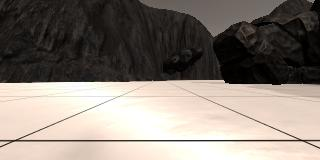
#> input picture calibration_images/example_grid1.jpg, 320 x 160 px
$ jupyter execute --allow-errors Rover_Project_Test_Notebook.ipynb   (shell and % lines are left out)   (older library calls are emulated)
#> lines starting #> are read from the running program, lines starting #| are printed output that depends on the picture; after the words box and inside, x2 and y2 are one past the last pixel; in counts of white or black regions, pixels touching at a corner belong together
## Rover Project Test Notebook
This notebook contains the functions from the lesson and provides the scaffolding you need to test out your mapping methods.  The steps you need to complete in this notebook for the project are the following:

* First just run each of the cells in the notebook, examine the code and the results of each.
* Run the simulator in "Training Mode" and record some data. Note: the simulator may crash if you try to record a large (longer than a few minutes) dataset, but you don't need a ton of data, just some example images to work with.
* Change the data directory path (2 cells below) to be the directory where you saved data
* Test out the functions provided on your data
* Write new functions (or modify existing ones) to report and map out detections of obstacles and rock samples (yellow rocks)
* Populate the `process_image()` function with the appropriate steps/functions to go from a raw image to a worldmap.
* Run the cell that calls `process_image()` using `moviepy` functions to create video output
* Once you have mapping working, move on to modifying `perception.py` and `decision.py` to allow your rover to navigate and map in autonomous mode!

**Note: If, at any point, you encounter frozen display windows or other confounding issues, you can always start again with a clean slate by going to the "Kernel" menu above and selecting "Restart & Clear Output".**

**Run the next cell to get code highlighting in the markdown cells.**

[cell 1]
import sys
print(sys.path)

[cell 2]
#%matplotlib qt # Choose %matplotlib qt to plot to an interactive window (note it may show up behind your browser)
# Make some of the relevant imports
import cv2 # OpenCV for perspective transform
import numpy as np
import matplotlib.image as mpimg
import matplotlib.pyplot as plt
import scipy.misc # For saving images as needed
import glob  # For reading in a list of images from a folder
import imageio
#> (the rest of this cell did not finish here and is left out)

## Quick Look at the Data
There's some example data provided in the `test_dataset` folder.  This basic dataset is enough to get you up and running but if you want to hone your methods more carefully you should record some data of your own to sample various scenarios in the simulator.

Next, read in and display a random image from the `test_dataset` folder

[cell 3]
path = '../test_dataset/IMG/*'
img_list = glob.glob(path)
# Grab a random image and display it
#> (the rest of this cell did not finish here and is left out)

## Calibration Data
Read in and display example grid and rock sample calibration images.  You'll use the grid for perspective transform and the rock image for creating a new color selection that identifies these samples of interest.

[cell 4]
# In the simulator you can toggle on a grid on the ground for calibration
# You can also toggle on the rock samples with the 0 (zero) key.
# Here's an example of the grid and one of the rocks
example_grid = '../calibration_images/example_grid1.jpg'
example_rock = '../calibration_images/example_rock1.jpg'
grid_img = mpimg.imread(example_grid)
#> grid_img is the input picture: shape (160, 320, 3); mean R, G, B 135.1, 126.3, 118.3
rock_img = mpimg.imread(example_rock)
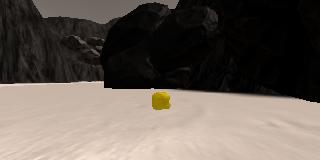
#> input picture calibration_images/example_rock1.jpg, 320 x 160 px
#> rock_img is the input picture: shape (160, 320, 3); mean R, G, B 102.3, 93, 85.2

fig = plt.figure(figsize=(12,3))
plt.subplot(121)
plt.imshow(grid_img)
plt.subplot(122)
plt.imshow(rock_img)
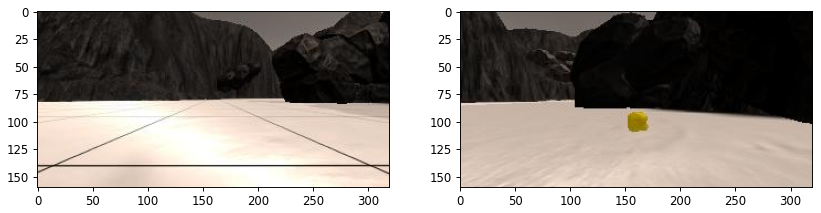
#> figure drawn by matplotlib, 2 panels

[cell 5]
grid_img.shape
#> Out = (160, 320, 3)

[cell 6]
grid_img = cv2.circle(grid_img, (14,140),5,(255,0,0), lineType=8, shift=0)
grid_img = cv2.circle(grid_img, (301,140),5,(255,0,0), lineType=8)
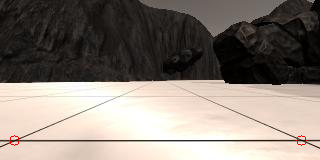
#> grid_img: shape (160, 320, 3); mean R, G, B 135.2, 126.1, 118.1
grid_img = cv2.circle(grid_img, (200,96),5,(255,0,0), lineType=8)
#> grid_img: shape (160, 320, 3); 0.05% of pixels changed, all inside (x1, y1, x2, y2) = (195, 91, 206, 102)
grid_img = cv2.circle(grid_img, (118,96),5,(255,0,0), lineType=8)
#> grid_img: shape (160, 320, 3); mean R, G, B 135.2, 125.8, 117.8

fig = plt.figure(figsize=(12,3))
plt.subplot(121)
plt.imshow(grid_img)
